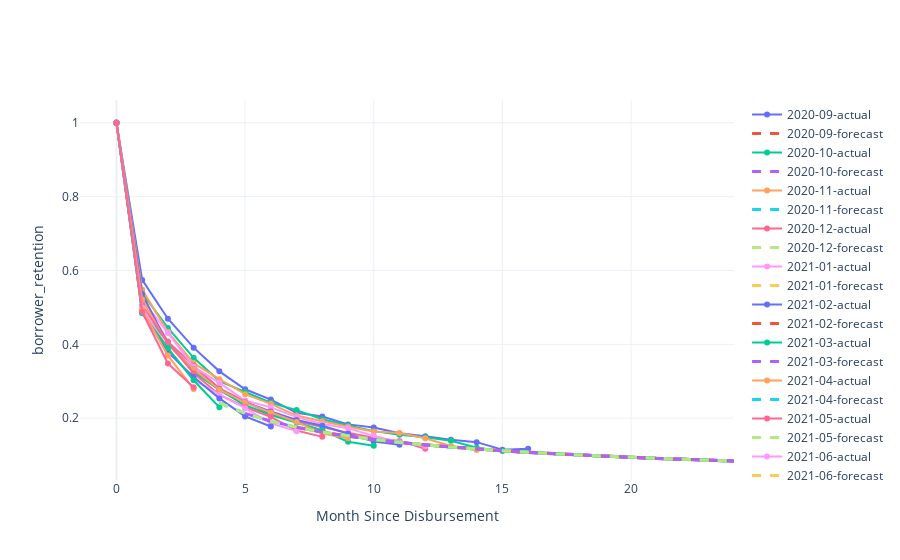

Here is the notebook cell this chart was saved with:
### Code cell
# visualize cohorts for a given feature
m.plot_cohorts('borrower_retention', forecast=True)

### Figure 1 — Plotly figure (JSON) as saved in the notebook; plotly's stock layout.template omitted (floating-point values rounded to 4 significant figures)
{"data": [{"line": {"width": 2}, "mode": "markers+lines", "name": "2020-09-actual", "type": "scatter", "x": [0, 1, 2, 3, 4, 5, 6, 7, 8, 9, 10, 11, 12, 13, 14, 15, 16], "y": [1, 0.5744, 0.4693, 0.391, 0.3268, 0.2782, 0.2502, 0.2145, 0.2043, 0.1832, 0.1746, 0.1593, 0.1509, 0.1413, 0.1351, 0.1145, 0.1174]}, {"line": {"dash": "dash", "width": 3}, "mode": "lines", "name": "2020-09-forecast", "type": "scatter", "x": [17, 18, 19, 20, 21, 22, 23, 24], "y": [0.1035, 0.09999, 0.09678, 0.09383, 0.0911, 0.08857, 0.08621, 0.08402]}, {"line": {"width": 2}, "mode": "markers+lines", "name": "2020-10-actual", "type": "scatter", "x": [0, 1, 2, 3, 4, 5, 6, 7, 8, 9, 10, 11, 12, 13, 14, 15], "y": [1, 0.5387, 0.4444, 0.3634, 0.3004, 0.2713, 0.2418, 0.2218, 0.197, 0.1803, 0.1649, 0.1549, 0.1482, 0.1386, 0.1197, 0.1112]}, {"line": {"dash": "dash", "width": 3}, "mode": "lines", "name": "2020-10-forecast", "type": "scatter", "x": [16, 17, 18, 19, 20, 21, 22, 23, 24], "y": [0.1073, 0.1035, 0.09999, 0.09678, 0.09383, 0.0911, 0.08857, 0.08621, 0.08402]}, {"line": {"width": 2}, "mode": "markers+lines", "name": "2020-11-actual", "type": "scatter", "x": [0, 1, 2, 3, 4, 5, 6, 7, 8, 9, 10, 11, 12, 13, 14], "y": [1, 0.5481, 0.4335, 0.3489, 0.3056, 0.2649, 0.2388, 0.207, 0.1915, 0.1768, 0.1641, 0.1597, 0.1454, 0.1246, 0.1136]}, {"line": {"dash": "dash", "width": 3}, "mode": "lines", "name": "2020-11-forecast", "type": "scatter", "x": [15, 16, 17, 18, 19, 20, 21, 22, 23, 24], "y": [0.1116, 0.1073, 0.1035, 0.09999, 0.09678, 0.09383, 0.0911, 0.08857, 0.08621, 0.08402]}, {"line": {"width": 2}, "mode": "markers+lines", "name": "2020-12-actual", "type": "scatter", "x": [0, 1, 2, 3, 4, 5, 6, 7, 8, 9, 10, 11, 12], "y": [1, 0.5231, 0.4073, 0.3417, 0.2809, 0.2467, 0.2105, 0.1919, 0.1764, 0.1606, 0.1473, 0.1385, 0.1173]}, {"line": {"dash": "dash", "width": 3}, "mode": "lines", "name": "2020-12-forecast", "type": "scatter", "x": [13, 14, 15, 16, 17, 18, 19, 20, 21, 22, 23, 24], "y": [0.1216, 0.1163, 0.1116, 0.1073, 0.1035, 0.09999, 0.09678, 0.09383, 0.0911, 0.08857, 0.08621, 0.08402]}, {"line": {"width": 2}, "mode": "markers+lines", "name": "2021-01-actual", "type": "scatter", "x": [0, 1, 2, 3, 4, 5, 6, 7, 8, 9, 10, 11, 12], "y": [1, 0.5205, 0.4309, 0.3394, 0.2957, 0.2479, 0.2293, 0.2028, 0.1841, 0.1724, 0.1521, 0.1349, 0.1241]}, {"line": {"dash": "dash", "width": 3}, "mode": "lines", "name": "2021-01-forecast", "type": "scatter", "x": [13, 14, 15, 16, 17, 18, 19, 20, 21, 22, 23, 24], "y": [0.1216, 0.1163, 0.1116, 0.1073, 0.1035, 0.09999, 0.09678, 0.09383, 0.0911, 0.08857, 0.08621, 0.08402]}, {"line": {"width": 2}, "mode": "markers+lines", "name": "2021-02-actual", "type": "scatter", "x": [0, 1, 2, 3, 4, 5, 6, 7, 8, 9, 10, 11], "y": [1, 0.5363, 0.3995, 0.3322, 0.2775, 0.2434, 0.218, 0.1952, 0.1793, 0.1581, 0.1365, 0.128]}, {"line": {"dash": "dash", "width": 3}, "mode": "lines", "name": "2021-02-forecast", "type": "scatter", "x": [12, 13, 14, 15, 16, 17, 18, 19, 20, 21, 22, 23, 24], "y": [0.1275, 0.1216, 0.1163, 0.1116, 0.1073, 0.1035, 0.09999, 0.09678, 0.09383, 0.0911, 0.08857, 0.08621, 0.08402]}, {"line": {"width": 2}, "mode": "markers+lines", "name": "2021-03-actual", "type": "scatter", "x": [0, 1, 2, 3, 4, 5, 6, 7, 8, 9, 10], "y": [1, 0.4935, 0.4045, 0.3251, 0.2767, 0.2348, 0.2086, 0.1878, 0.1672, 0.1361, 0.1251]}, {"line": {"dash": "dash", "width": 3}, "mode": "lines", "name": "2021-03-forecast", "type": "scatter", "x": [11, 12, 13, 14, 15, 16, 17, 18, 19, 20, 21, 22, 23, 24], "y": [0.1343, 0.1275, 0.1216, 0.1163, 0.1116, 0.1073, 0.1035, 0.09999, 0.09678, 0.09383, 0.0911, 0.08857, 0.08621, 0.08402]}, {"line": {"width": 2}, "mode": "markers+lines", "name": "2021-04-actual", "type": "scatter", "x": [0, 1, 2, 3, 4, 5, 6, 7, 8, 9], "y": [1, 0.5212, 0.3993, 0.3322, 0.277, 0.2422, 0.2155, 0.1897, 0.1583, 0.1453]}, {"line": {"dash": "dash", "width": 3}, "mode": "lines", "name": "2021-04-forecast", "type": "scatter", "x": [10, 11, 12, 13, 14, 15, 16, 17, 18, 19, 20, 21, 22, 23, 24], "y": [0.1422, 0.1343, 0.1275, 0.1216, 0.1163, 0.1116, 0.1073, 0.1035, 0.09999, 0.09678, 0.09383, 0.0911, 0.08857, 0.08621, 0.08402]}, {"line": {"width": 2}, "mode": "markers+lines", "name": "2021-05-actual", "type": "scatter", "x": [0, 1, 2, 3, 4, 5, 6, 7, 8], "y": [1, 0.5055, 0.4042, 0.3218, 0.2636, 0.2296, 0.2036, 0.1664, 0.1494]}, {"line": {"dash": "dash", "width": 3}, "mode": "lines", "name": "2021-05-forecast", "type": "scatter", "x": [9, 10, 11, 12, 13, 14, 15, 16, 17, 18, 19, 20, 21, 22, 23, 24], "y": [0.1513, 0.1422, 0.1343, 0.1275, 0.1216, 0.1163, 0.1116, 0.1073, 0.1035, 0.09999, 0.09678, 0.09383, 0.0911, 0.08857, 0.08621, 0.08402]}, {"line": {"width": 2}, "mode": "markers+lines", "name": "2021-06-actual", "type": "scatter", "x": [0, 1, 2, 3, 4, 5, 6, 7], "y": [1, 0.4995, 0.3877, 0.3041, 0.2635, 0.227, 0.186, 0.1648]}, {"line": {"dash": "dash", "width": 3}, "mode": "lines", "name": "2021-06-forecast", "type": "scatter", "x": [8, 9, 10, 11, 12, 13, 14, 15, 16, 17, 18, 19, 20, 21, 22, 23, 24], "y": [0.1622, 0.1513, 0.1422, 0.1343, 0.1275, 0.1216, 0.1163, 0.1116, 0.1073, 0.1035, 0.09999, 0.09678, 0.09383, 0.0911, 0.08857, 0.08621, 0.08402]}, {"line": {"width": 2}, "mode": "markers+lines", "name": "2021-07-actual", "type": "scatter", "x": [0, 1, 2, 3, 4, 5, 6], "y": [1, 0.4853, 0.3789, 0.3117, 0.2536, 0.2048, 0.1775]}, {"line": {"dash": "dash", "width": 3}, "mode": "lines", "name": "2021-07-forecast", "type": "scatter", "x": [7, 8, 9, 10, 11, 12, 13, 14, 15, 16, 17, 18, 19, 20, 21, 22, 23, 24], "y": [0.1753, 0.1622, 0.1513, 0.1422, 0.1343, 0.1275, 0.1216, 0.1163, 0.1116, 0.1073, 0.1035, 0.09999, 0.09678, 0.09383, 0.0911, 0.08857, 0.08621, 0.08402]}, {"line": {"width": 2}, "mode": "markers+lines", "name": "2021-08-actual", "type": "scatter", "x": [0, 1, 2, 3, 4], "y": [1, 0.4838, 0.3899, 0.3027, 0.2297]}, {"line": {"dash": "dash", "width": 3}, "mode": "lines", "name": "2021-08-forecast", "type": "scatter", "x": [5, 6, 7, 8, 9, 10, 11, 12, 13, 14, 15, 16, 17, 18, 19, 20, 21, 22, 23, 24], "y": [0.2129, 0.1918, 0.1753, 0.1622, 0.1513, 0.1422, 0.1343, 0.1275, 0.1216, 0.1163, 0.1116, 0.1073, 0.1035, 0.09999, 0.09678, 0.09383, 0.0911, 0.08857, 0.08621, 0.08402]}, {"line": {"width": 2}, "mode": "markers+lines", "name": "2021-09-actual", "type": "scatter", "x": [0, 1, 2, 3], "y": [1, 0.4934, 0.3699, 0.2789]}, {"line": {"dash": "dash", "width": 3}, "mode": "lines", "name": "2021-09-forecast", "type": "scatter", "x": [4, 5, 6, 7, 8, 9, 10, 11, 12, 13, 14, 15, 16, 17, 18, 19, 20, 21, 22, 23, 24], "y": [0.2416, 0.2129, 0.1918, 0.1753, 0.1622, 0.1513, 0.1422, 0.1343, 0.1275, 0.1216, 0.1163, 0.1116, 0.1073, 0.1035, 0.09999, 0.09678, 0.09383, 0.0911, 0.08857, 0.08621, 0.08402]}, {"line": {"width": 2}, "mode": "markers+lines", "name": "2021-10-actual", "type": "scatter", "x": [0, 1, 2, 3], "y": [1, 0.4876, 0.3479, 0.2835]}, {"line": {"dash": "dash", "width": 3}, "mode": "lines", "name": "2021-10-forecast", "type": "scatter", "x": [4, 5, 6, 7, 8, 9, 10, 11, 12, 13, 14, 15, 16, 17, 18, 19, 20, 21, 22, 23, 24], "y": [0.2416, 0.2129, 0.1918, 0.1753, 0.1622, 0.1513, 0.1422, 0.1343, 0.1275, 0.1216, 0.1163, 0.1116, 0.1073, 0.1035, 0.09999, 0.09678, 0.09383, 0.0911, 0.08857, 0.08621, 0.08402]}], "layout": {"xaxis": {"title": {"text": "Month Since Disbursement"}}, "yaxis": {"title": {"text": "borrower_retention"}}}}
